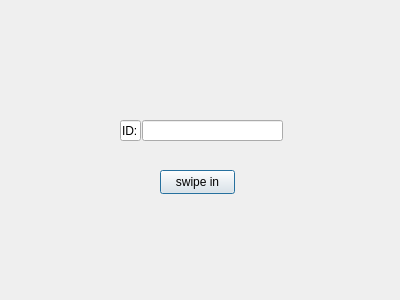
<?xml version="1.0" encoding="UTF-8"?>
<ui version="4.0">
 <class>sunlab_gui</class>
 <widget class="QDialog" name="sunlab_gui">
  <property name="geometry">
   <rect>
    <x>0</x>
    <y>0</y>
    <width>400</width>
    <height>300</height>
   </rect>
  </property>
  <property name="windowTitle">
   <string>sunlab</string>
  </property>
  <widget class="QLineEdit" name="id_entry">
   <property name="geometry">
    <rect>
     <x>142</x>
     <y>120</y>
     <width>141</width>
     <height>21</height>
    </rect>
   </property>
  </widget>
  <widget class="QPushButton" name="swipe_in_btn">
   <property name="geometry">
    <rect>
     <x>160</x>
     <y>170</y>
     <width>75</width>
     <height>24</height>
    </rect>
   </property>
   <property name="text">
    <string>swipe in</string>
   </property>
  </widget>
  <widget class="QLineEdit" name="lineEdit_2">
   <property name="geometry">
    <rect>
     <x>120</x>
     <y>120</y>
     <width>21</width>
     <height>21</height>
    </rect>
   </property>
   <property name="text">
    <string>ID:</string>
   </property>
  </widget>
 </widget>
 <resources/>
 <connections/>
</ui>
